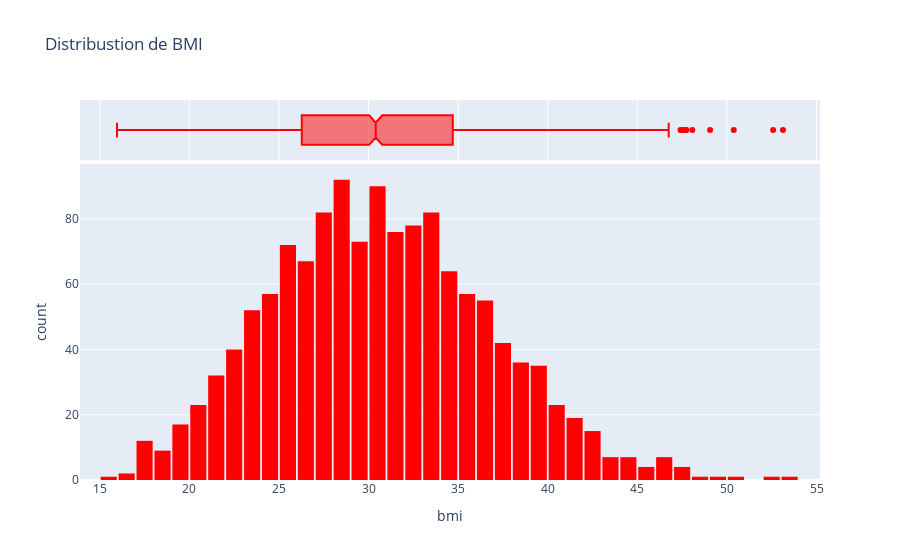

The notebook cell this image was saved under:
### Markdown cell above
- Visualisation de la distibution du BMI

### Code cell
sns.set_style('darkgrid')
matplotlib.rcParams['font.size'] = 14
matplotlib.rcParams['figure.figsize'] = (10, 6)
matplotlib.rcParams['figure.facecolor'] = '#00000000'

fig = px.histogram(df,
                    x='bmi',
                    marginal='box',
                    color_discrete_sequence=['red'],
                    title='Distribustion de BMI')

fig.update_layout(bargap=0.1)
fig.show()

### Figure 1 — Plotly figure (JSON) as saved in the notebook; plotly's stock layout.template omitted (floating-point values rounded to 4 significant figures; data arrays with more than 128 entries replaced by an {"elided": "..."} marker saying what was removed)
{"data": [{"alignmentgroup": "True", "bingroup": "x", "hovertemplate": "bmi=%{x}<br>count=%{y}<extra></extra>", "legendgroup": "", "marker": {"color": "red", "pattern": {"shape": ""}}, "name": "", "offsetgroup": "", "orientation": "v", "showlegend": false, "type": "histogram", "x": {"elided": "1337 float values"}, "xaxis": "x", "yaxis": "y"}, {"alignmentgroup": "True", "hovertemplate": "bmi=%{x}<extra></extra>", "legendgroup": "", "marker": {"color": "red"}, "name": "", "notched": true, "offsetgroup": "", "showlegend": false, "type": "box", "x": {"elided": "1337 float values"}, "xaxis": "x2", "yaxis": "y2"}], "layout": {"bargap": 0.1, "barmode": "relative", "legend": {"tracegroupgap": 0}, "title": {"text": "Distribustion de BMI"}, "xaxis": {"anchor": "y", "domain": [0, 1], "title": {"text": "bmi"}}, "xaxis2": {"anchor": "y2", "domain": [0, 1], "matches": "x", "showgrid": true, "showticklabels": false}, "yaxis": {"anchor": "x", "domain": [0, 0.8316], "title": {"text": "count"}}, "yaxis2": {"anchor": "x2", "domain": [0.8416, 1], "matches": "y2", "showgrid": false, "showline": false, "showticklabels": false, "ticks": ""}}}
